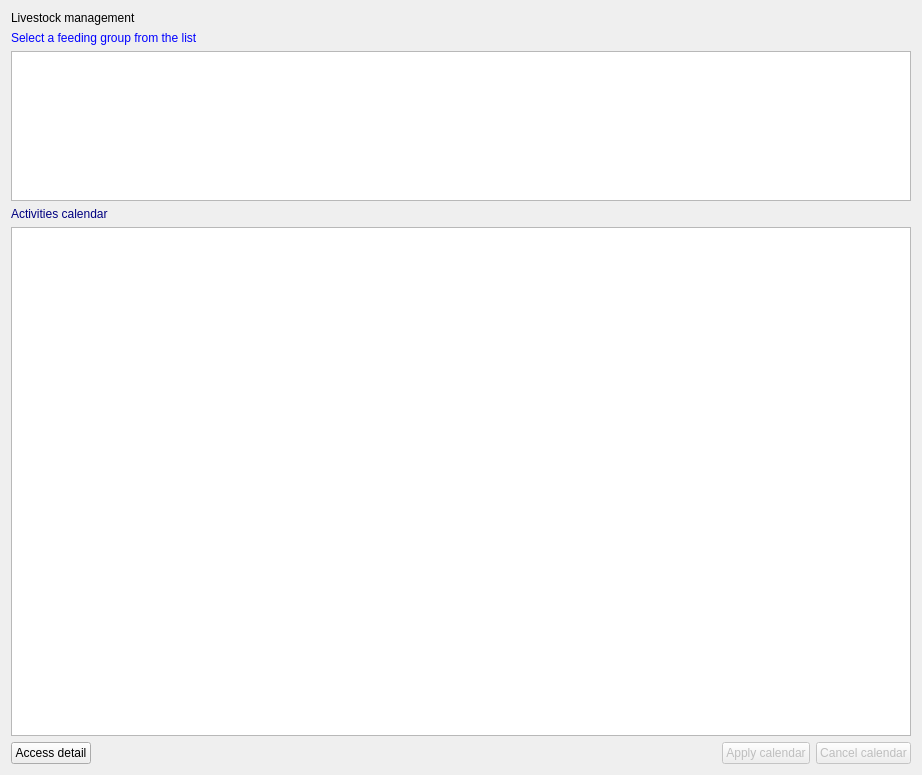
<?xml version="1.0" encoding="UTF-8"?>
<ui version="4.0">
 <class>livestockman</class>
 <widget class="QWidget" name="livestockman">
  <property name="geometry">
   <rect>
    <x>0</x>
    <y>0</y>
    <width>922</width>
    <height>775</height>
   </rect>
  </property>
  <property name="toolTip">
   <string/>
  </property>
  <layout class="QVBoxLayout" name="verticalLayout_4">
   <item>
    <widget class="QLabel" name="Label16">
     <property name="enabled">
      <bool>true</bool>
     </property>
     <property name="palette">
      <palette>
       <active>
        <colorrole role="WindowText">
         <brush brushstyle="SolidPattern">
          <color alpha="255">
           <red>0</red>
           <green>0</green>
           <blue>0</blue>
          </color>
         </brush>
        </colorrole>
       </active>
       <inactive>
        <colorrole role="WindowText">
         <brush brushstyle="SolidPattern">
          <color alpha="255">
           <red>0</red>
           <green>0</green>
           <blue>0</blue>
          </color>
         </brush>
        </colorrole>
       </inactive>
       <disabled>
        <colorrole role="WindowText">
         <brush brushstyle="SolidPattern">
          <color alpha="255">
           <red>0</red>
           <green>0</green>
           <blue>0</blue>
          </color>
         </brush>
        </colorrole>
       </disabled>
      </palette>
     </property>
     <property name="toolTip">
      <string/>
     </property>
     <property name="text">
      <string>Livestock management</string>
     </property>
    </widget>
   </item>
   <item>
    <layout class="QVBoxLayout" name="verticalLayout_3">
     <item>
      <widget class="QLabel" name="Label1">
       <property name="enabled">
        <bool>true</bool>
       </property>
       <property name="palette">
        <palette>
         <active>
          <colorrole role="WindowText">
           <brush brushstyle="SolidPattern">
            <color alpha="255">
             <red>0</red>
             <green>0</green>
             <blue>255</blue>
            </color>
           </brush>
          </colorrole>
         </active>
         <inactive>
          <colorrole role="WindowText">
           <brush brushstyle="SolidPattern">
            <color alpha="255">
             <red>0</red>
             <green>0</green>
             <blue>255</blue>
            </color>
           </brush>
          </colorrole>
         </inactive>
         <disabled>
          <colorrole role="WindowText">
           <brush brushstyle="SolidPattern">
            <color alpha="255">
             <red>0</red>
             <green>0</green>
             <blue>255</blue>
            </color>
           </brush>
          </colorrole>
         </disabled>
        </palette>
       </property>
       <property name="toolTip">
        <string/>
       </property>
       <property name="text">
        <string>Select a feeding group from the list</string>
       </property>
      </widget>
     </item>
     <item>
      <widget class="QTableView" name="AdvListView1">
       <property name="enabled">
        <bool>true</bool>
       </property>
       <property name="sizePolicy">
        <sizepolicy hsizetype="Expanding" vsizetype="Minimum">
         <horstretch>0</horstretch>
         <verstretch>0</verstretch>
        </sizepolicy>
       </property>
       <property name="maximumSize">
        <size>
         <width>16777215</width>
         <height>150</height>
        </size>
       </property>
       <property name="toolTip">
        <string/>
       </property>
      </widget>
     </item>
    </layout>
   </item>
   <item>
    <layout class="QVBoxLayout" name="verticalLayout_2">
     <item>
      <widget class="QLabel" name="Label2">
       <property name="enabled">
        <bool>true</bool>
       </property>
       <property name="palette">
        <palette>
         <active>
          <colorrole role="WindowText">
           <brush brushstyle="SolidPattern">
            <color alpha="255">
             <red>0</red>
             <green>0</green>
             <blue>128</blue>
            </color>
           </brush>
          </colorrole>
         </active>
         <inactive>
          <colorrole role="WindowText">
           <brush brushstyle="SolidPattern">
            <color alpha="255">
             <red>0</red>
             <green>0</green>
             <blue>128</blue>
            </color>
           </brush>
          </colorrole>
         </inactive>
         <disabled>
          <colorrole role="WindowText">
           <brush brushstyle="SolidPattern">
            <color alpha="255">
             <red>0</red>
             <green>0</green>
             <blue>128</blue>
            </color>
           </brush>
          </colorrole>
         </disabled>
        </palette>
       </property>
       <property name="toolTip">
        <string/>
       </property>
       <property name="text">
        <string>Activities calendar</string>
       </property>
      </widget>
     </item>
     <item>
      <widget class="QTableView" name="AdvListView4">
       <property name="enabled">
        <bool>true</bool>
       </property>
       <property name="toolTip">
        <string>Right click to set additional information </string>
       </property>
      </widget>
     </item>
    </layout>
   </item>
   <item>
    <layout class="QHBoxLayout" name="horizontalLayout">
     <item>
      <widget class="QPushButton" name="cmddetails">
       <property name="text">
        <string>Access detail</string>
       </property>
      </widget>
     </item>
     <item>
      <spacer name="horizontalSpacer">
       <property name="orientation">
        <enum>Qt::Horizontal</enum>
       </property>
       <property name="sizeHint" stdset="0">
        <size>
         <width>40</width>
         <height>20</height>
        </size>
       </property>
      </spacer>
     </item>
     <item>
      <widget class="QPushButton" name="BitBtn5">
       <property name="enabled">
        <bool>false</bool>
       </property>
       <property name="toolTip">
        <string>Apply to set additional info</string>
       </property>
       <property name="text">
        <string>Apply calendar</string>
       </property>
       <property name="icon">
        <iconset resource="../images.qrc">
         <normaloff>:/images/apply.png</normaloff>:/images/apply.png</iconset>
       </property>
       <property name="flat">
        <bool>false</bool>
       </property>
      </widget>
     </item>
     <item>
      <widget class="QPushButton" name="BitBtn1">
       <property name="enabled">
        <bool>false</bool>
       </property>
       <property name="toolTip">
        <string/>
       </property>
       <property name="text">
        <string>Cancel calendar</string>
       </property>
       <property name="icon">
        <iconset resource="../images.qrc">
         <normaloff>:/images/cancel.png</normaloff>:/images/cancel.png</iconset>
       </property>
       <property name="flat">
        <bool>false</bool>
       </property>
      </widget>
     </item>
    </layout>
   </item>
  </layout>
 </widget>
 <resources>
  <include location="../images.qrc"/>
 </resources>
 <connections/>
</ui>
